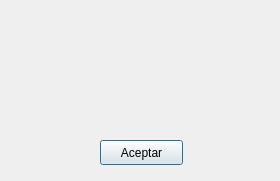
<?xml version="1.0" encoding="UTF-8"?>
<ui version="4.0">
 <class>Dialog</class>
 <widget class="QDialog" name="Dialog">
  <property name="geometry">
   <rect>
    <x>0</x>
    <y>0</y>
    <width>280</width>
    <height>181</height>
   </rect>
  </property>
  <property name="sizePolicy">
   <sizepolicy hsizetype="Fixed" vsizetype="Fixed">
    <horstretch>0</horstretch>
    <verstretch>0</verstretch>
   </sizepolicy>
  </property>
  <property name="minimumSize">
   <size>
    <width>280</width>
    <height>181</height>
   </size>
  </property>
  <property name="maximumSize">
   <size>
    <width>280</width>
    <height>181</height>
   </size>
  </property>
  <property name="contextMenuPolicy">
   <enum>Qt::NoContextMenu</enum>
  </property>
  <property name="windowTitle">
   <string/>
  </property>
  <widget class="QPushButton" name="okButton">
   <property name="geometry">
    <rect>
     <x>100</x>
     <y>140</y>
     <width>83</width>
     <height>25</height>
    </rect>
   </property>
   <property name="text">
    <string>Aceptar</string>
   </property>
  </widget>
  <widget class="QLabel" name="warningLabel">
   <property name="geometry">
    <rect>
     <x>10</x>
     <y>10</y>
     <width>261</width>
     <height>111</height>
    </rect>
   </property>
   <property name="text">
    <string/>
   </property>
   <property name="alignment">
    <set>Qt::AlignCenter</set>
   </property>
  </widget>
 </widget>
 <resources/>
 <connections/>
</ui>
